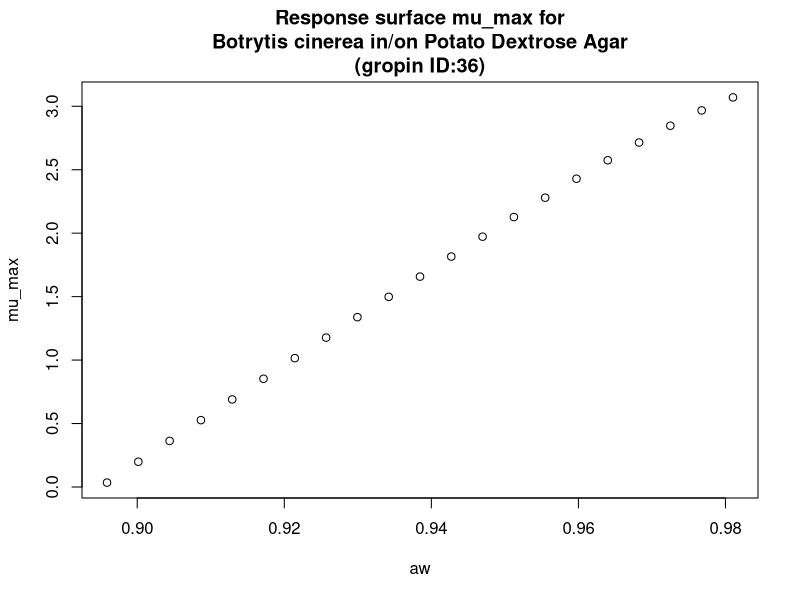

Write the R code that produced this figure.
#############################
# start of Parameter script
#############################
aw <- seq(0.895895,0.981018981018981,length.out=21)
#############################
# end of Parameter script
#############################
############################# 
# start of Model script Gropin ID 36 
#############################
 
# constant coefficients for this model
awmin <- 0.895
awopt <- 0.988
 
variables <- data.frame(aw)
argumentsPar <- expand.grid(variables)
 
# heart of the model
response_surface <- function(aw) {
   mumax <-(9.97^0.5)*(((aw-1)*(aw-awmin)^2)/((awopt-awmin)*(((awopt-awmin)*(aw-awopt))-((awopt-1)*(awopt+awmin-2*aw)))))^0.5

return(mumax=mumax)
} 

# output parameters
mumax <- cbind(argumentsPar,response_surface(argumentsPar['aw']))
colnames(mumax) <- c(colnames(argumentsPar),'mumax')
#############################
# End of Model script
#############################
############################# 
# start of Visualisation script Gropin ID 36 
#############################
plot(aw,mumax$mumax,
                          xlab='aw',
                          ylab='mu_max',main='Response surface mu_max for
Botrytis cinerea in/on Potato Dextrose Agar
(gropin ID:36)')
#############################
# End of Visualisation script
#############################
